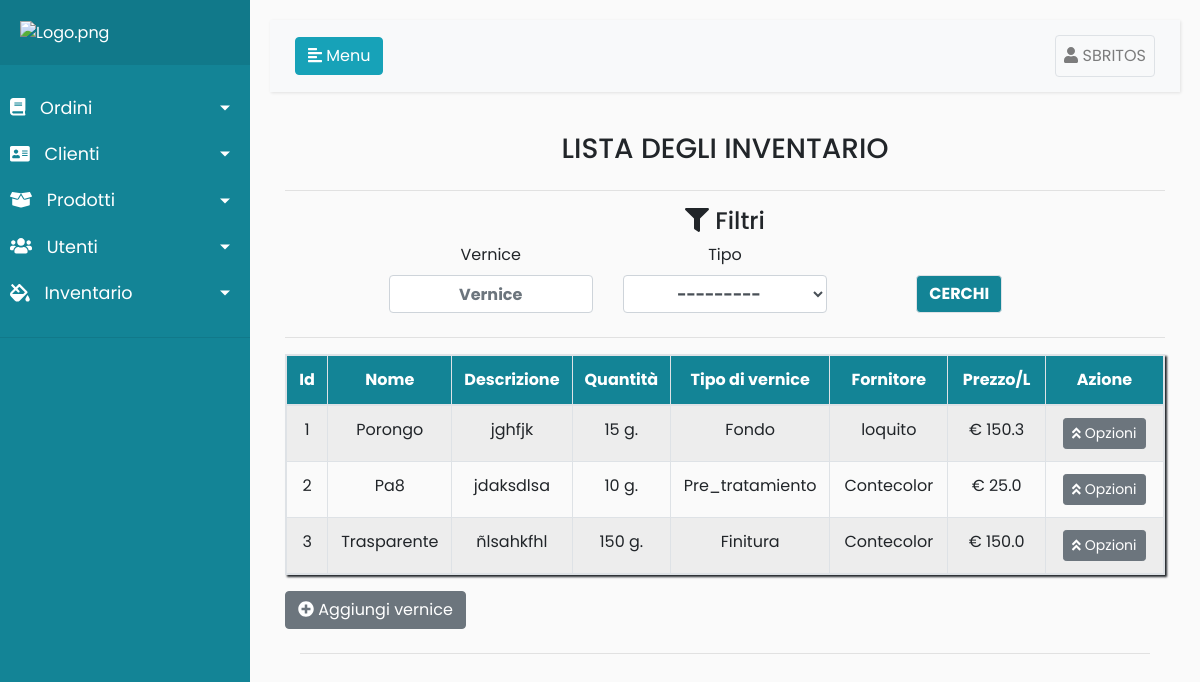
The app's page /Stock/ (signed in), older data.
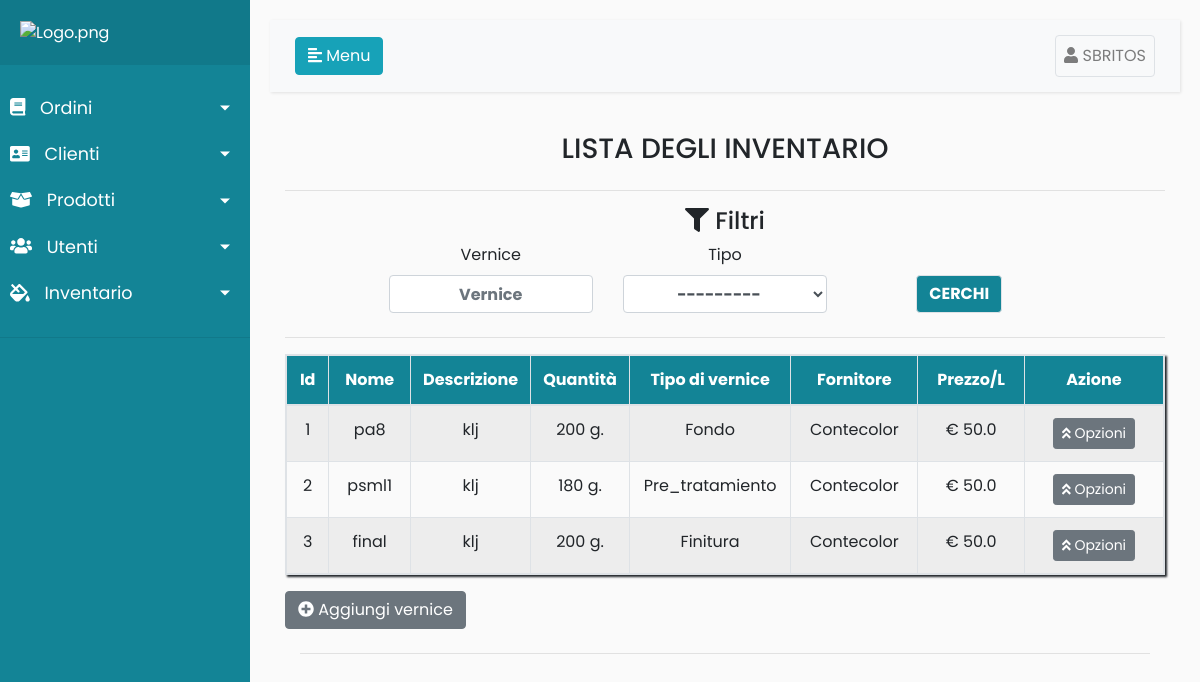
The same page, newer data.
### Stock/models.py (models this page shows, shortened)
class Stock(models.Model):
    TIPO_PRODUCTO = (
        ('Fondo','Fondo'),
        ('Finitura','Finitura'),
        ('Pre_tratamiento','Pre_tratamiento'),
    )
    nombre = models.CharField(max_length=100,null=False,blank=False)
    descripcion = models.TextField(blank=True,null=True)
    cantidad = models.PositiveIntegerField(blank=False,null=False)
    tipo_de_producto = models.CharField(choices=TIPO_PRODUCTO,max_length=15,blank=True,null=True)
    proveedor = models.CharField(max_length=50,null=False,blank=False)
    precio = models.FloatField(null=True,blank=True)

### Stock/views.py (the view)
# urls.py: path('Stock/',login_required(ListViewStock),name='listStock'),
def ListViewStock(request):
    Model_one = Stock.objects.all()
    myFilter = OrdenesFilter(request.GET,queryset=Model_one)
    paginator=Paginator(myFilter.qs,10)
    page=request.GET.get('page1')
    try:
        pub=paginator.page(page)
    except PageNotAnInteger:
        pub=paginator.page(1)
    except EmptyPage:
        pub = paginator.page(paginator.num_pages)
    myFilter = OrdenesFilter(request.GET, queryset=Model_one)
    context = {'Model_one':Model_one,'pub':pub,"myFilter":myFilter}
    return render(request,'stock/listView.html',context)

### Stock/templates/stock/listView.html (shortened to what this page needs)
{%extends 'register/index.html'%}
{%load static%}
{% load widget_tweaks %}
{%block content%}
<div class="container">
    <div class="d-flex justify-content-center">
        <h3>LISTA DEGLI INVENTARIO</h3>
    </div>
    <hr>
</div>
<div class="container">
    <div class="d-flex justify-content-center">
        <h4><i class="fas fa-filter"></i> Filtri</h4>
    </div>
    <div class="d-flex justify-content-center">
    <form method="get">
        <div class="container text-center">
            <div class="row align-items-center mb-2">
                <div class="col">
                    <label for="producto" class="text-center container">Vernice</label>
                    {{myFilter.form.nombre|attr:"placeholder:Vernice"|add_class:"form-control font-weight-bold container text-center"}}
                </div>
                <div class="col">
                    <label for="estado" class="text-center container">Tipo</label>
                    {{myFilter.form.tipo_de_producto|attr:"placeholder:Nombre de producto"|add_class:"form-control font-weight-bold container text-center"}}
                </div>
                <div class="col">
                    <button class="btn  rounded-pill border" style="color:#fff ;background-color:#138496;margin-top: 2rem" type="submit"><STRONG> CERCHI</STRONG></button>
                </div>
            </div>
        </div>
    </form>
    </div>
    <hr>
    <table id="tabla" class="table table-responsive border table-striped table-bordered" style="box-shadow:2px 2px 2px;">
        <thead style="background-color:#138496;color:#fff">
        <th class="col-md text-center" style="width:5rem;">Id</th>
        <th class="col-md text-center" style="width:15rem;">Nome</th>
        <th class="col-md text-center" style="width:5rem;">Descrizione</th>
        <th class="col-md text-center" style="width:5rem;">Quantità</th>
        <th class="col-md text-center" style="width:15rem;">Tipo di vernice</th>
        <th class="col-md text-center" style="width:15rem;">Fornitore</th>
        <th class="col-md text-center" style="width:25rem;">Prezzo/L</th>
        <th class="col-md text-center" style="width:50rem;">Azione</th>
        </thead>
        {%for i in pub%}
        <form method="POST" action="/Stock/delete/{{i.id}}">
            <tr>
                <td class="col-md text-center" style="width:5rem;">{{i.id}}</td>
                <td class="col-md text-center" style="width:15rem;">{{i.nombre}}</td>
                <td class="col-md text-center" style="width:5rem;">{{i.descripcion|truncatechars:10}}</td>
                <td class="col-md text-center" style="width:5rem;">{{i.cantidad}} g.</td>
                <td class="col-md text-center" style="width:15rem;">{{i.tipo_de_producto}}</td>
                <td class="col-md text-center" style="width:25rem;">{{i.proveedor}}</td>
                <td class="col-md text-center" style="width:25rem;">€ {{i.precio}}</td>
                <td class="col-md text-center" style="width:50rem;">
                    <div class="dropup">
                        <button type="button" class="btn btn-secondary btn-sm" data-toggle="dropdown">
                            <i class="fas fa-angle-double-up"></i> Opzioni
                        </button>
                </td>
            </tr>
        </form>
        {%endfor%}
    </table>
    {%if perms.Register.Administrador or perms.Register.Encargado or perms.Register.Secretaria%}
    <a href="{%url 'crearStock'%}" class="btn btn-secondary" id="jamaica"><i id="japon" class="fas fa-plus-circle"></i> Aggiungi vernice</a>
    {%endif%}
    <div class="container">
        <hr>
    </div>
    {%endblock%}

Row changes from the older to the newer data that the page shows:
changed Stock "Fondo": nombre "Porongo" → "pa8"; descripcion "jghfjk" → "klj"; cantidad "15" → "200"; proveedor "loquito" → "Contecolor"; precio "150.3" → "50.0"
changed Stock "Pre_tratamiento": nombre "Pa8" → "psml1"; descripcion "jdaksdlsa" → "klj"; cantidad "10" → "180"; precio "25.0" → "50.0"
changed Stock "Finitura": nombre "Trasparente" → "final"; descripcion "ñlsahkfhl" → "klj"; cantidad "150" → "200"; precio "150.0" → "50.0"
